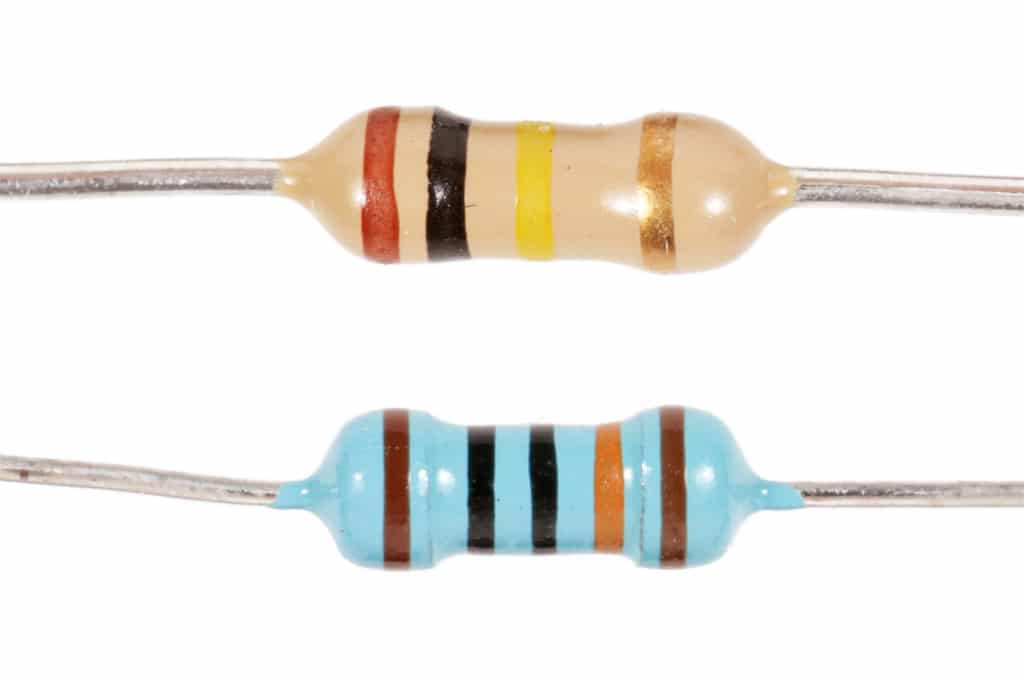
#> input picture resistor2.jpg, 1024 x 680 px
$ jupyter execute 'Detected Value Of Resistor From Image.ipynb'
#> lines starting #> are read from the running program, lines starting #| are printed output that depends on the picture; after the words box and inside, x2 and y2 are one past the last pixel; in counts of white or black regions, pixels touching at a corner belong together
## Computer Vision Project : How to detect value of resistor from image

* What is imaging processing?
* What is computer vision?
* How computer can see image?

Project
* Install Libraries
* What is Region Of Interset (ROI)? How I Can Find?

#### Step 1 : Install Libraries

[cell 1]
import cv2 as cv
import numpy as np
from matplotlib import pyplot as plt

#### Step 2: What is Region Of Interset (ROI)? How I Can Find?
    * Using Color Detector
    * Using Shape Detector
    * Using Classification methods such as Deep Learning [Build Classifer]

[cell 2]
image = cv.imread("resistor2.jpg")
#> image is the input picture: shape (680, 1024, 3); mean B, G, R 231.3, 235.6, 237.3
image = cv.cvtColor(image,cv.COLOR_BGR2RGB)
plt.imshow(image)
plt.show()

#### So why HSV?

HSV color space is useful when we’re working with color information. It stands for HUE, SATURATION, and VALUE (or brightness). It is a cylindrical color space.

    HUE: The hues are modeled as an angular dimension that encodes color information.
    SATURATION: Saturation encodes the intensity of color.
    VALUE: Value represents the amount to which that respective color is mixed with black.

#### SETP 1 : convert to HSV colorspace

[cell 3]
hsv = cv.cvtColor(image, cv.COLOR_BGR2HSV)
#> hsv: shape (680, 1024, 3); mean H, S, V 22, 18.7, 241.4

# lower bound and upper bound for Green color
lower_bound = np.array([50, 20, 20])
upper_bound = np.array([100, 255, 255])
# lower_black = np.array([0, 0, 0])
# upper_black = np.array([350,55,100])
# find the colors within the boundaries
mask = cv.inRange(hsv, lower_bound, upper_bound)
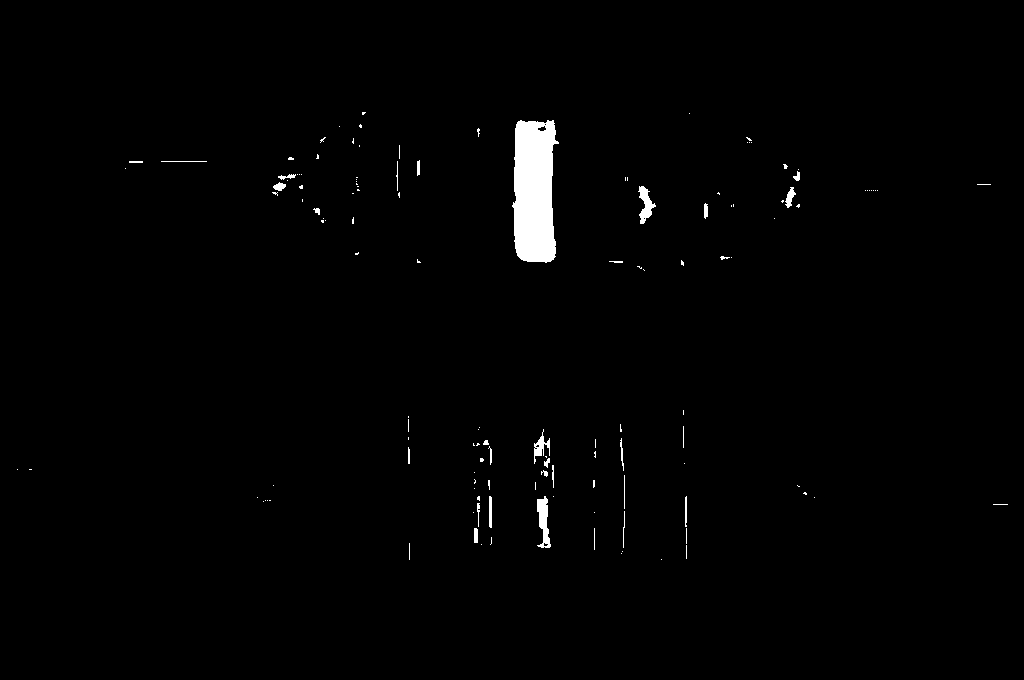
#> mask: shape (680, 1024); 1.2% white; 134 white regions (103 under 20 px), largest, box (x1, y1, x2, y2) and area: (512, 120, 559, 263) 5422, (537, 496, 551, 548) 418, (638, 186, 656, 224) 323
plt.imshow(mask)
plt.show()

#### SETP 2 : Remove unnecessary noise from mask

Explanation:

np.ones((7,7),np.uint8) create a 5×5 8 bit integer matrix.
cv.MORPH_CLOSE removes unnecessary black noises from the white region.
cv.MORPH_OPEN removes white noise from the black region of the mask.

[cell 4]
kernel = np.ones((32,32),np.uint8)

mask = cv.morphologyEx(mask, cv.MORPH_CLOSE, kernel)
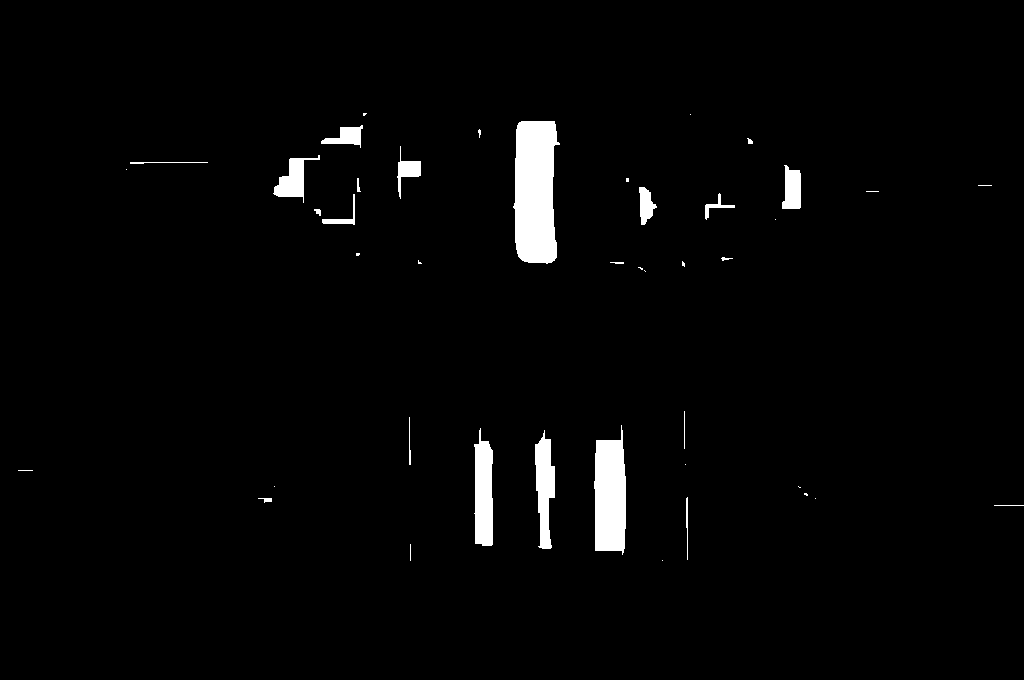
#> mask: shape (680, 1024); 2.3% white; 43 white regions (21 under 20 px), largest, box (x1, y1, x2, y2) and area: (513, 121, 560, 264) 5529, (594, 425, 626, 555) 3374, (474, 428, 493, 546) 1831
mask = cv.morphologyEx(mask, cv.MORPH_OPEN, kernel)
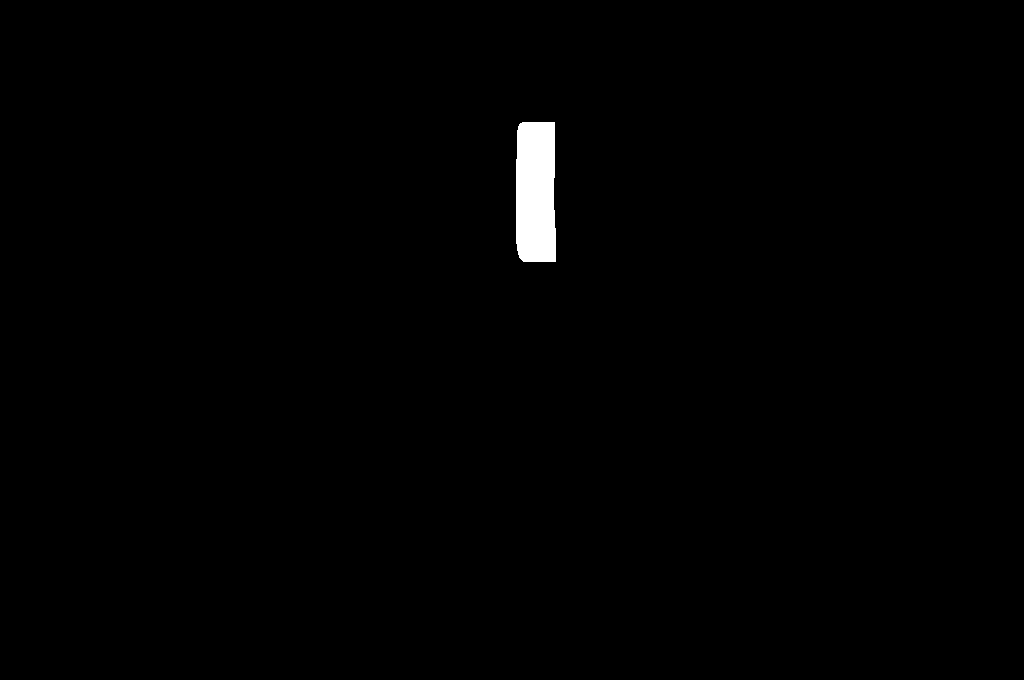
#> mask: shape (680, 1024); 0.77% white; 1 white region

plt.imshow(mask)
plt.show()

#### STEP 3 : Draw a Boundary of the detected objects

[cell 5]
segmented_img = cv.bitwise_and(image, image, mask=mask)

contours, hierarchy = cv.findContours(mask.copy(), cv.RETR_EXTERNAL, cv.CHAIN_APPROX_SIMPLE)
#> contours = 1 contour; box (x1, y1, x2, y2) and area: (516, 122, 556, 262) 5190
output = cv.drawContours(segmented_img, contours, -1, (0, 0, 255), 3)
# Showing the output
plt.imshow(output)
plt.show()
